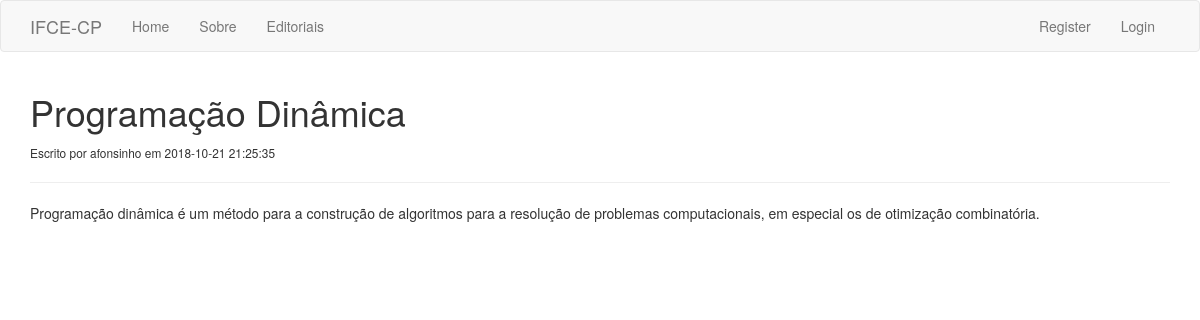
Before: /editorial/1/ with the older database file.
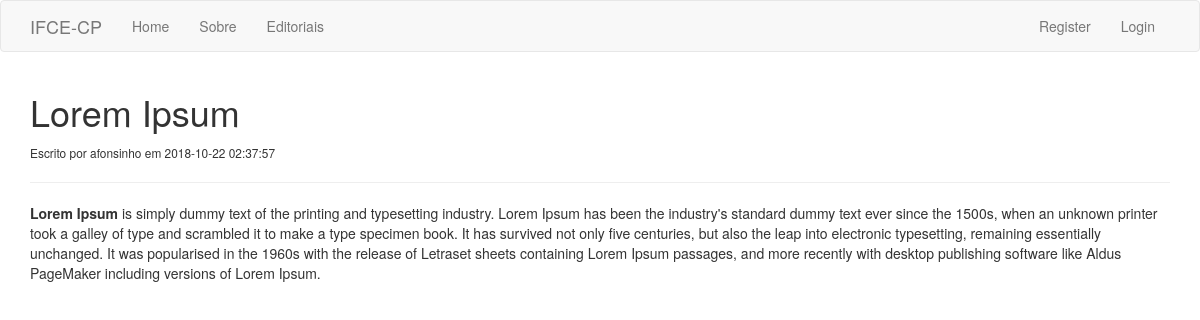
After: the same page with the newer database file.
### tables this page shows
CREATE TABLE editorials(
       id INTEGER NOT NULL PRIMARY KEY AUTOINCREMENT,
       title VARCHAR(255), 
       author VARCHAR(100),
       body TEXT,
       create_date TIMESTAMP DEFAULT CURRENT_TIMESTAMP);

### app.py (the view)
@app.route('/editorial/<string:id>/')
def editorial(id):
    editorial = db.find_one("SELECT * FROM editorials WHERE id = '{}'".format(id))
    return render_template('editorial.html', editorial=editorial)

### db.py (called while the page is built)
    def find_one(self, sql):
        con = sqlite3.connect(self.path)
        cur = con.cursor()
        cur.execute(sql)
        data = cur.fetchone()
        con.commit()
        con.close()
        return data

### templates/editorial.html
{% extends 'layout.html' %}
{% block body %}
  <h1>{{editorial[1]}}</h1>
  <small>Escrito por {{editorial[2]}} em {{editorial[4]}}</small>
  <hr>
  <div>
  {{editorial[3] | safe}}
  </div>
{% endblock %}

### templates/layout.html (shortened to what this page needs)
<!DOCTYPE html>
<html>
  <head>
    <link rel="stylesheet" href="https://maxcdn.bootstrapcdn.com/bootstrap/3.3.7/css/bootstrap.min.css">
  </head>
  <body>
    {% include 'includes/_navbar.html' %}
    <div class="container">
      {% block body %}{% endblock %}
    </div>
  </body>
</html>

### templates/includes/_navbar.html (shortened to what this page needs)
<nav class="navbar navbar-default">
    <div class="container">
    <div class="navbar-header">
        <a class="navbar-brand" href="#">IFCE-CP</a>
    </div>
    <div id="navbar" class="collapse navbar-collapse">
        <ul class="nav navbar-nav">
        <li><a href="/">Home</a></li>
        <li><a href="/about">Sobre</a></li>
        <li><a href="/editorials">Editoriais</a></li>
        </ul>
        <ul class="nav navbar-nav navbar-right">
            {% if session.logged_in %}
                <li><a href="/dashboard">Dashboard</a></li>
                <li><a href="/logout">Logout</a></li>
            {% else %}
                 <li><a href="/register">Register</a></li>
                 <li><a href="/login">Login</a></li>
            {% endif %}
        </ul>
    </div>
    </div>
</nav>

Changed rows visible on the page:
changed editorials "afonsinho": title "Programação Dinâmica" → "Lorem Ipsum"; create_date "2018-10-21 21:25:35" → "2018-10-22 02:37:57"; body "Programação dinâmica é um método para a construção de algoritmos para a resolução de problemas computacionais, em especial os de otimização combinatória." → "Lorem Ipsum is simply dummy text of the printing and typesetting industry. Lorem Ipsum has been the industry's standard dummy text ever since the 1500s, when an unknown printer took a galley of type and scrambled it to make a type specimen book. It has survived not only five centuries, but also the leap into electronic typesetting, remaining essentially unchanged. It was popularised in the 1960s with the release of Letraset sheets containing Lorem Ipsum passages, and more recently with desktop publishing software like Aldus PageMaker including versions of Lorem Ipsum."
